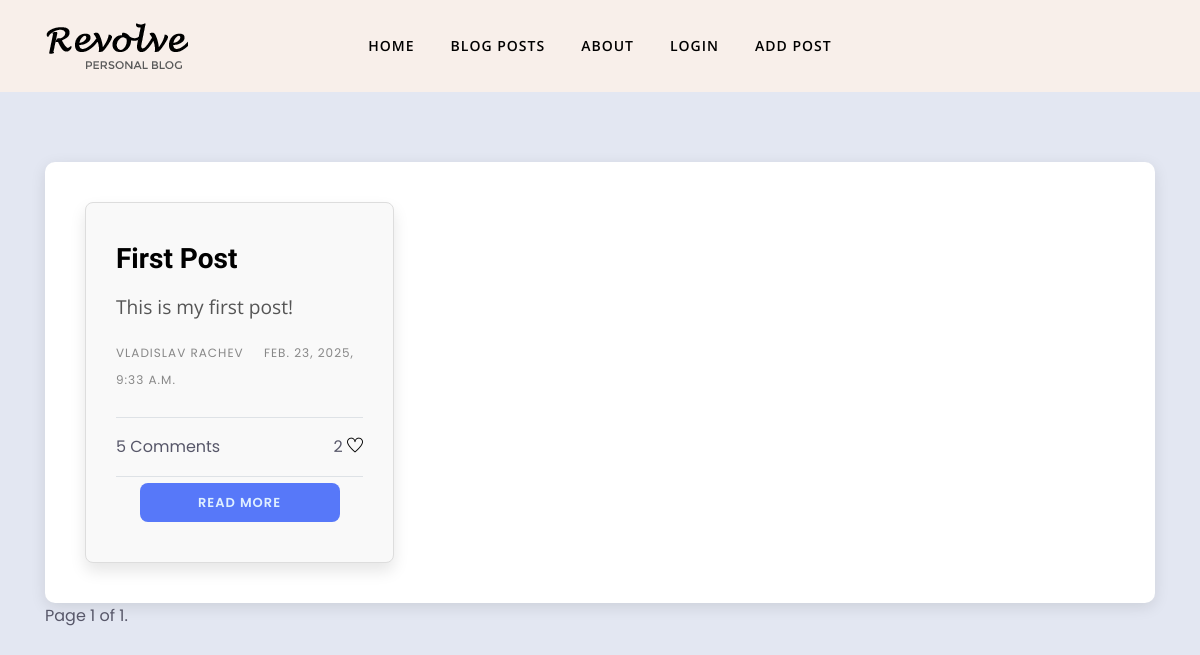
Before: /posts/all-posts/ with the older database file.
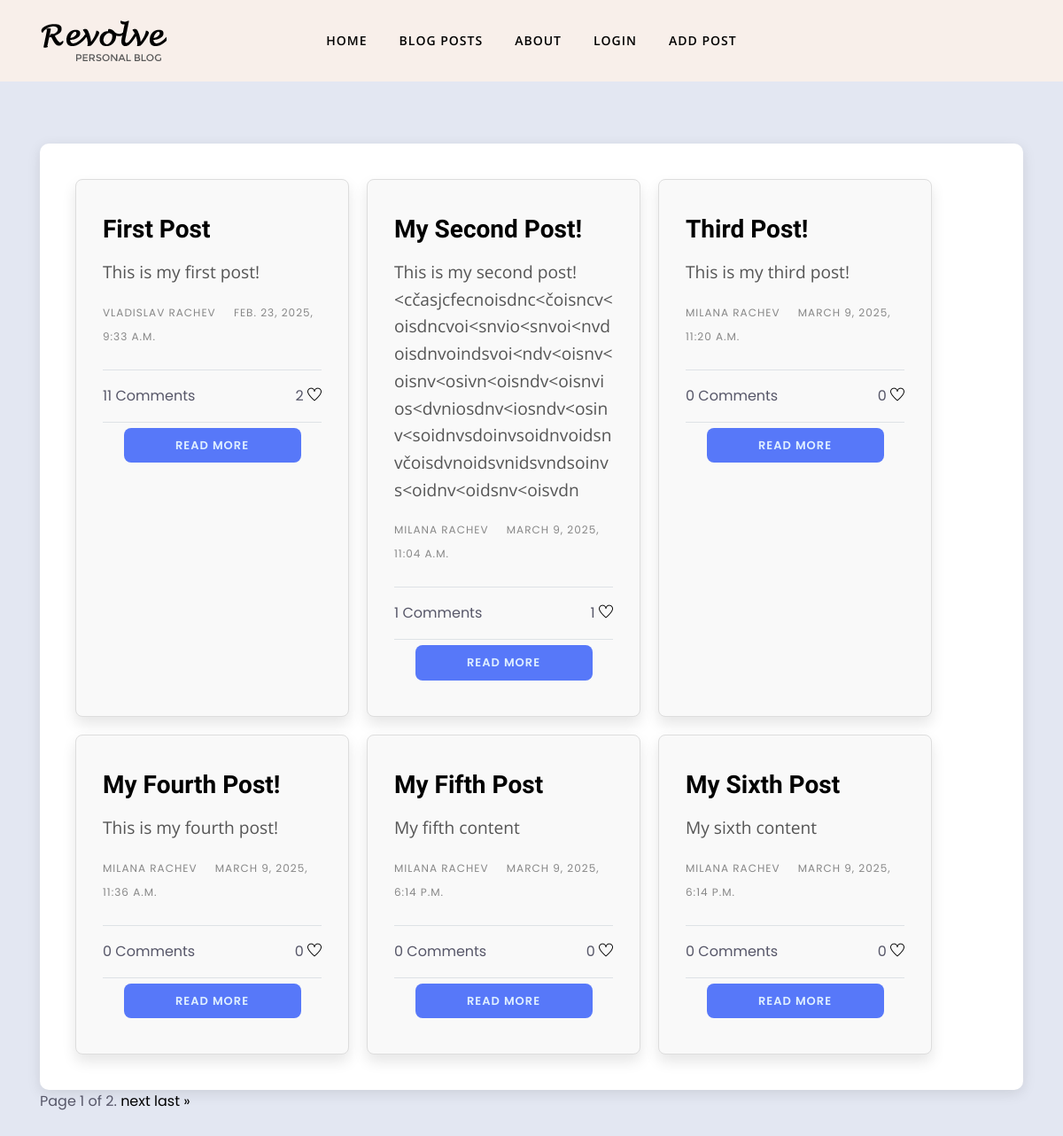
After: the same page with the newer database file.
### ProtectTheWomen1/posts/models.py (models this page shows)
class Post(models.Model):
    title = models.CharField(
        max_length=100,
    )
    content = models.TextField()
    user = models.ForeignKey(
        to=UserModel,
        on_delete=models.CASCADE,
    )
    created_at = models.DateTimeField(
        auto_now_add=True,
    )

### ProtectTheWomen1/accounts/models/user.py (models this page shows)
class CustomUser(AbstractUser, PermissionsMixin):
    pass

### ProtectTheWomen1/accounts/models/profile.py (models this page shows, shortened)
class Profile(models.Model):
    user = models.OneToOneField(
        to=UserModel,
        on_delete=models.CASCADE,
        primary_key=True,
    )
    first_name = models.CharField(
        max_length=50,
        blank=True,
        null=True,
    )
    last_name = models.CharField(
        max_length=50,
        blank=True,
        null=True,
    )
    date_of_birth = models.DateField(
        auto_now=True,
        blank=True,
        null=True,
    )
    country = models.CharField(
        max_length=50,
        blank=True,
        null=True,
    )
    profile_picture = CloudinaryField(
        'profile_picture',
        blank=True,
        null=True,
    )
    def get_full_name(self):
        if self.first_name and self.last_name:
            return f'{self.first_name} {self.last_name}'
        return self.first_name or self.last_name or 'Anonymous'

### ProtectTheWomen1/posts/views.py (the view)
# urls.py: path('all-posts/', AllPostView.as_view(), name='all-posts'),
class AllPostView(ListView):
    model = Post
    template_name = 'posts/all-post.html'
    paginate_by = 6
    def get_context_data(self, **kwargs):
        context = super().get_context_data(**kwargs)
        context["form"] = CommentForm()
        return context

### templates/posts/all-post.html (shortened to what this page needs)
{% extends 'common_templates/base.html' %}
{% load static %}
{% block content %}
    <section class="all-posts-wrapper section-padding">
        <div class="container">
            <div class="row">
                <div class="col-lg-12">
                    <div class="post-container">
                        {% for post in page_obj %}
                            <div class="post-item">
                                <div class="post-header mb-4">
                                    <h2 class="post-title mt-2">
                                        <a href="{% url 'post-detail' post.pk %}">{{ post.title }}</a>
                                    </h2>
                                    <p>{{ post.content|truncatewords:20 }}</p>
                                    <div class="post-meta">
                                        <span class="text-uppercase font-sm letter-spacing-1 mr-3">
                                            {{ post.user.profile.get_full_name }}
                                        </span>
                                        <span class="text-uppercase font-sm letter-spacing-1">
                                            {{ post.created_at }}
                                        </span>
                                    </div>
                                </div>
                                <div class="post-body">
                                    <div class="tags-share-box center-box d-flex text-center justify-content-between border-top border-bottom py-3">
                                        <span class="single-comment-o">
                                             {{ post.comments.count }} Comments
                                        </span>
                                        <div class="post-share">
                                            <span class="count-number-like">{{ post.like_set.count }}</span>
                                            <a href="{% url 'like' post.pk %}" class="penci-post-like single-like-button">
                                                <i class="ti-heart"></i>
                                            </a>
                                        </div>
                                    </div>
                                    <div class="text-center mt-3">
                                        <a href="{% url 'post-detail' post.pk %}" class="btn btn-primary">
                                            Read More
                                        </a>
                                    </div>
                                </div>
                            </div>
                        {% empty %}
                            <h1 class="no-posts text-center">No Posts Available</h1>
                        {% endfor %}
                    </div>
                    <div class="pagination">
                        <span class="step-links">
                            <span class="current">
                                Page {{ page_obj.number }} of {{ page_obj.paginator.num_pages }}.
                            </span>
                            {% if page_obj.has_next %}
                                <a href="?page={{ page_obj.next_page_number }}">next</a>
                                <a href="?page={{ page_obj.paginator.num_pages }}">last &raquo;</a>
                            {% endif %}
                        </span>
                    </div>
                </div>
            </div>
        </div>
    </section>
{% endblock %}

### templates/common_templates/base.html (shortened to what this page needs)
{% load static %}
<!DOCTYPE html>
<html lang="en">
<head>
    <link rel="stylesheet" href="{% static 'plugins/bootstrap/css/bootstrap.min.css' %}">
    <link rel="stylesheet" href="{% static 'plugins/themify/css/themify-icons.css' %}">
    <link rel="stylesheet" href="{% static 'plugins/slick-carousel/slick-theme.css' %}">
    <link rel="stylesheet" href="{% static 'plugins/slick-carousel/slick.css' %}">
    <link rel="stylesheet" href="{% static 'plugins/owl-carousel/owl.carousel.min.css' %}">
    <link rel="stylesheet" href="{% static 'plugins/owl-carousel/owl.theme.default.min.css' %}">
    <link rel="stylesheet" href="{% static 'plugins/magnific-popup/magnific-popup.css' %}">
    <link rel="stylesheet" href="{% static 'css/style.css' %}">
</head>
<body>
<header class="header-top bg-grey justify-content-center">
    <div class="container">
        <div class="row align-items-center">
            <div class="col-lg-2 col-md-4 text-center d-none d-lg-block">
                <a class="navbar-brand " href="index.html">
                    <img src="{% static 'images/logo.png' %}" alt="" class="img-fluid">
                </a>
            </div>
            <div class="col-lg-8 col-md-12">
                <nav class="navbar navbar-expand-lg navigation-2 navigation">
                    <div class="collapse navbar-collapse" id="navbar-collapse">
                        <ul id="menu" class="menu navbar-nav mx-auto">
                            <li class="nav-item"><a href="{% url 'index' %}" class="nav-link">Home</a></li>
                            <li class="nav-item"><a href="{% url 'all-posts' %}" class="nav-link">Blog Posts</a></li>
                            <li class="nav-item"><a href="../blog_templates/about.html" class="nav-link">About</a></li>
                            {% if not request.user.is_authenticated %}
                                <li class="nav-item"><a href="{% url 'login' %}" class="nav-link">Login</a></li>
                            {% else %}
                                <li class="nav-item"><a href="{% url 'logout' %}"
                                                        onclick="event.preventDefault(); document.getElementById('logout-form').submit()"
                                                        class="nav-link">Logout</a></li>
                            {% endif %}
                            <li class="nav-item"><a href="{% url 'add-post' %}" class="nav-link">Add Post</a></li>
                        </ul>
                    </div>
                </nav>
            </div>
            <div class="col-lg-2 col-md-4 col-6">
            </div>
        </div>
    </div>
</header>
{% block content %}
{% endblock %}
</body>
</html>

### static/css/style.css (style rules this page uses)
body, p { font-family: "Open Sans", sans-serif; line-height: 26px; font-size: 16px; text-rendering: optimizeLegibility; color: #666; font-weight: 400; }
html { overflow-x: hidden; width: 100%; height: 100%; }
h1, .h1, h2, .h2, h3, .h3, h4, .h4, h5, .h5, h6, .h6 { color: #1c1c1c; font-weight: 600; font-family: "Unna", serif; }
h2, .h2 { font-size: 32px; line-height: 36px; font-weight: 700; }
body { background: #fff; color: #575769; }
html, body { height: 100%; }
a { transition: all 0.3s ease-in-out; color: #000; }
a:link, a:visited { text-decoration: none; }
.section-padding { padding: 70px 0; position: relative; }
.btn { border-radius: 0px; padding: 10px 30px; font-weight: 600; text-transform: uppercase; color: #fff; transition: 350ms; letter-spacing: 1px; font-size: 13px; border: 1px solid transparent; }
.btn-primary { background: #ce8460; }
.font-sm { font-size: 12px !important; }
.bg-grey { background: #f8efea; }
.navigation .menu { padding: 0px; }
.navigation .menu li { text-align: left; padding: 0px 10px; }
.navigation .menu li a { color: #000; display: inline-block; line-height: 26px; letter-spacing: 1px; }
.navbar-nav .nav-link { transition: all 500ms ease; -moz-transition: all 500ms ease; -webkit-transition: all 500ms ease; -ms-transition: all 500ms ease; -o-transition: all 500ms ease; font-family: "Open Sans", sans-serif; text-transform: uppercase; font-size: 14px; font-weight: 600; padding: 25px 0px; }
.post-container { display: flex; flex-wrap: wrap; gap: 20px; justify-content: flex-start; }
.post-item { width: 100%; max-width: 800px; padding: 30px; border: 1px solid #ddd; border-radius: 8px; background-color: #f9f9f9; box-shadow: 0 8px 16px rgba(0, 0, 0, 0.1); transition: transform 0.2s ease, box-shadow 0.2s ease; word-wrap: break-word; }
.post-item .post-title { font-size: 1.75rem; margin-bottom: 15px; color: #333; }
.post-item p { font-size: 1.2rem; color: #555; line-height: 1.6; }
.post-item .post-meta { font-size: 1rem; color: #888; }
@media (min-width: 768px) { .post-item { width: 48%; } }
@media (min-width: 1024px) { .post-item { width: 30%; } }
.header-top { position: relative !important; }
.navigation-2.navigation .nav-link { padding: 25px 8px; }
.post-container { width: 100%; max-width: 100%; margin: 0 auto; padding: 40px; background: #fff; border-radius: 10px; box-shadow: 0px 4px 15px rgba(0, 0, 0, 0.1); }
.post-title { text-transform: capitalize; }
.letter-spacing-1 { letter-spacing: 1px; }
body { background-color: #E3E7F2; font-family: 'Poppins', sans-serif; }
.btn-primary { border: none; border-radius: 8px; width: 200px; color: #DFEFFF; transform: translateY(-10px); background-color: #5778F9!important; }
a { text-decoration: none; }

Changed rows visible on the page:
computed for Post "First Post": comments.count "5" → "11"
added Post: title "My Second Post!", content "This is my second post!<cčasjcfecnoisdnc<čoisncv<oisdncvoi<snvio<snvoi<nvdoisdnvoindsvoi<ndv<oisnv<oisnv<osivn<oisndv<oisnvios<dvniosdnv<iosndv<osinv<soidnvsdoinvsoidnvoidsnvčoisdvnoidsvnidsvndsoinvs<oidnv<oidsnv<oisvdn", user.profile.get_full_name "MILANA RACHEV", created_at "MARCH 9, 2025, 11:04 A.M.", comments.count "1", like_set.count "1"
added Post: title "Third Post!", content "This is my third post!", user.profile.get_full_name "MILANA RACHEV", created_at "MARCH 9, 2025, 11:20 A.M.", comments.count "0", like_set.count "0"
added Post: title "My Fourth Post!", content "This is my fourth post!", user.profile.get_full_name "MILANA RACHEV", created_at "MARCH 9, 2025, 11:36 A.M.", comments.count "0", like_set.count "0"
added Post: title "My Fifth Post", content "My fifth content", user.profile.get_full_name "MILANA RACHEV", created_at "MARCH 9, 2025, 6:14 P.M.", comments.count "0", like_set.count "0"
added Post: title "My Sixth Post", content "My sixth content", user.profile.get_full_name "MILANA RACHEV", created_at "MARCH 9, 2025, 6:14 P.M.", comments.count "0", like_set.count "0"
Other visible differences:
{{ page_obj.paginator.num_pages }}: "1" → "2"
text now shown: "next last »"
